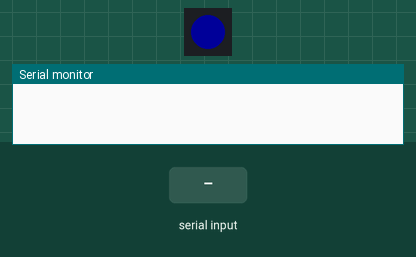
A sketch run on a simulated Raspberry Pi Pico. Shown: 1 RGB LEDs in strip order, left to right, the last lines printed to the serial monitor. Inputs (shaded band) come from the test bench. Dim RGB values are drawn brighter than linear.

Above: at 1.6 s.
1.7 s: "1\n" received over Serial
At 2.8 s:
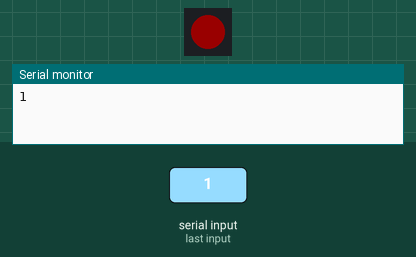
Timing chart, 0 to 9.5 s (numbered marks = the images above; inputs shaded):
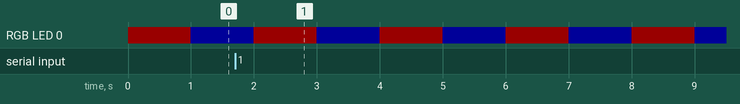

The sketch:

main.ino
```cpp
#include <Adafruit_NeoPixel.h>

#define PIN       16
#define NUMPIXELS 1

Adafruit_NeoPixel pixels(NUMPIXELS, PIN, NEO_GRB + NEO_KHZ800);
#define DELAYVAL 1000

int state = 0;
bool STOP = false;

String receivedMessage = "";  // Variable to store the complete message
void setup() {
  // Start the Serial Monitor at a baud rate of 115200
  Serial.begin(115200);
}

void loop()
{
  // Check if data is available in the Serial buffer
  while (Serial.available() && !STOP)
  {
    char incomingChar = Serial.read();  // Read each character from the buffer
    if (incomingChar == '\n')  // Check if the user pressed Enter (new line character)
    {
      receivedMessage += incomingChar;
      // Print the message
      Serial.print(receivedMessage);

      unsigned int messagelength = receivedMessage.length();
      if(state == 0)
      {
        if(receivedMessage == "DMS\n")
          state = 1;
      }
      if(receivedMessage == "EXIT\n")
      {
        STOP = true;
        Serial.print("STOPPING\n");
      }

      // Clear the message buffer for the next input
      receivedMessage = "";
    }
    else
    {
      // Append the character to the message string
      receivedMessage += incomingChar;
    }
  }
}


int count = 0;
uint32_t NotArmed[2] = {pixels.Color(25, 0, 0),pixels.Color(0, 0, 25)};
uint32_t Armed[2] = {pixels.Color(0, 25, 0),pixels.Color(0, 0, 25)};
void setup1()
{
  pixels.begin();
}

void loop1()
{
  if(!STOP)
  {
    pixels.clear();
    for(int i=0; i<NUMPIXELS; i++)
    {
      if(state == 0)
        pixels.setPixelColor(i, NotArmed[count]);
      else
        pixels.setPixelColor(i, Armed[count]);

      count++;
      if(count == 2)
        count = 0;

      pixels.show();
      delay(DELAYVAL);
    }
  }
}
```
